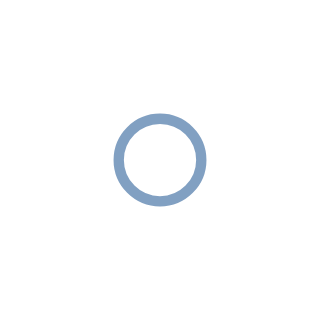

Vega-Lite specification for this chart:
### Vega specification from a JSON file in a GitHub repository (floating-point values rounded to 4 significant figures)
{"$schema": "http://vega.github.io/schema/vega/v3.0.json", "autosize": "pad", "padding": 5, "signals": [{"name": "width", "update": "data('layout')[0].width"}, {"name": "height", "update": "data('layout')[0].height"}, {"name": "unit", "value": {}, "on": [{"events": "mousemove", "update": "group()._id ? group() : unit"}]}], "data": [{"name": "source_0", "values": [{}], "format": {"type": "json"}, "transform": []}, {"name": "layout", "values": [{}], "transform": [{"type": "formula", "as": "width", "expr": "21"}, {"type": "formula", "as": "height", "expr": "21"}]}], "marks": [{"name": "main-group", "type": "group", "from": {"data": "layout"}, "encode": {"update": {"width": {"field": "width"}, "height": {"field": "height"}, "fill": {"value": "transparent"}}}, "marks": [{"name": "marks", "type": "symbol", "role": "point", "from": {"data": "source_0"}, "encode": {"update": {"x": {"value": 10.5}, "y": {"value": 10.5}, "stroke": {"value": "#4c78a8"}, "fill": {"value": "transparent"}, "opacity": {"value": 0.7}}}}]}]}
